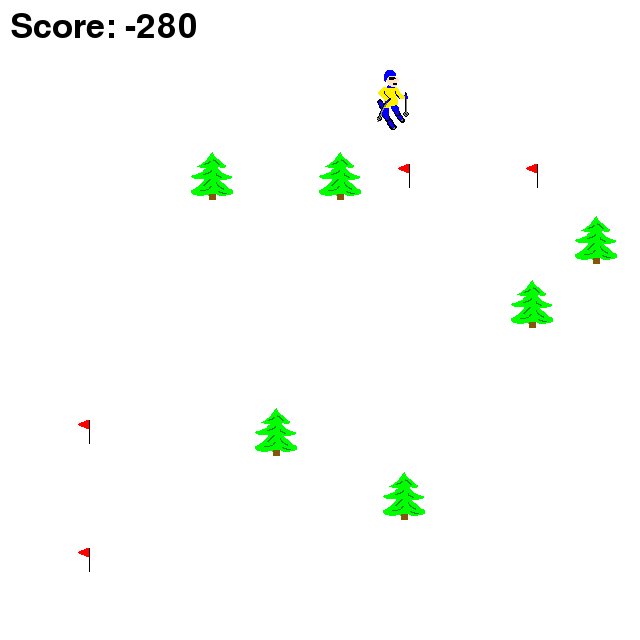
#> input picture Skier/image_processing_lab/sample2.png, 640 x 640 px, found by its file name
$ python imageProcessing.py
#> lines starting #> are read from the running program, lines starting #| are printed output that depends on the picture; after the words box and inside, x2 and y2 are one past the last pixel; in counts of white or black regions, pixels touching at a corner belong together
#> further down, img is the input picture: shape (640, 640, 3); mean B, G, R 249.4, 253, 249.7
import cv2
import numpy as np


def crop_frame(frame):
	"""
	function: crop a image
	:param frame: a image to be cropped
	:return: the cropped image
	"""
	return frame[35:160, 8:165]


def extract_objects(frame, bgr_list, thresh):
	"""
	function: extract the object specified color
	:param frame: image to be processing
	:param bgr_list: BGR color of objects to be extracted
	:param thresh: range of color
	:return: a list of coordinates of the center of extracted objects, just like [()]
	"""
#> called with thresh = 40
	# color range of object
	minBGR = np.array([bgr_list[0] - thresh, bgr_list[1] - thresh, bgr_list[2] - thresh])
	maxBGR = np.array([bgr_list[0] + thresh, bgr_list[1] + thresh, bgr_list[2] + thresh])

	mask = cv2.inRange(frame, minBGR, maxBGR)
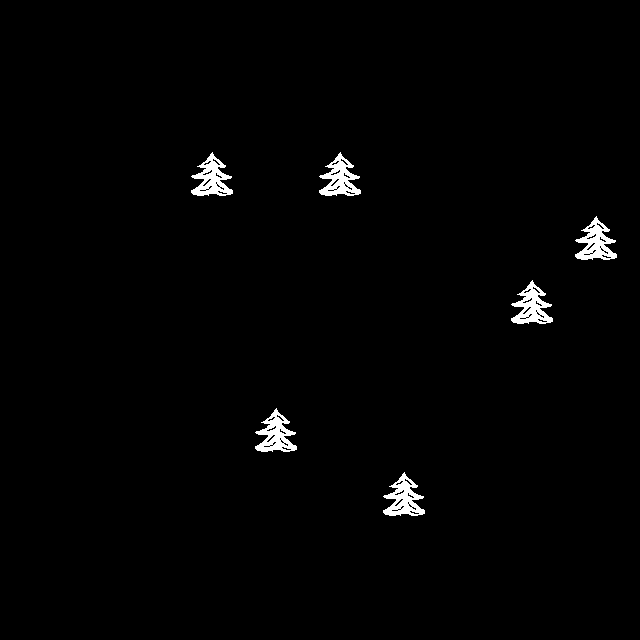
#> mask: shape (640, 640); 1.3% white; 6 white regions
	cnts, _ = cv2.findContours(mask, cv2.RETR_EXTERNAL, cv2.CHAIN_APPROX_SIMPLE)
#> cnts = 6 contours; box (x1, y1, x2, y2) and area: (383, 472, 425, 516) 920, (255, 408, 297, 452) 920, (511, 280, 553, 324) 920, (575, 216, 617, 260) 920, (319, 152, 361, 196) 920, (191, 152, 233, 196) 920

	coordinate_list = []
	for cnt in cnts:
		((x, y), radius) = cv2.minEnclosingCircle(cnt)
		center = (int(x), int(y))
		coordinate_list.append(center)
#> this loop made 6 passes
#> (x, y, center) on passes 1 to 6: (403.9, 497.4, (403, 497)), (275.9, 433.4, (275, 433)), (531.9, 305.4, (531, 305)), (595.9, 241.4, (595, 241)), (339.9, 177.4, (339, 177)), (211.9, 177.4, (211, 177))
#> after the loop, coordinate_list = [(403, 497), (275, 433), (531, 305), (595, 241), (339, 177), (211, 177)]

	# visualization
	# cv2.imshow("Result", mask)
	# cv2.waitKey()

	return coordinate_list


# test sample
if __name__ == '__main__':
	img = cv2.imread(r"E:\Reserch\GameAI\skier\image_processing_lab\sample2.png")

	PLAYER_COLOR = [40, 240, 255]
	FLAG_COLOR = [1, 1, 255]
	TREE_COLOR = [1, 255, 1]

	THRESH = 40

	# cropped = crop_frame(img)
	coordinates = extract_objects(img, TREE_COLOR, THRESH)
#> coordinates has the same summary as coordinate_list in extract_objects
	print(coordinates)
#| [(403, 497), (275, 433), (531, 305), (595, 241), (339, 177), (211, 177)]
	print(len(coordinates))
#| 6

$ run again, with Skier/image_processing_lab/sample1.png copied over Skier/image_processing_lab/sample2.png
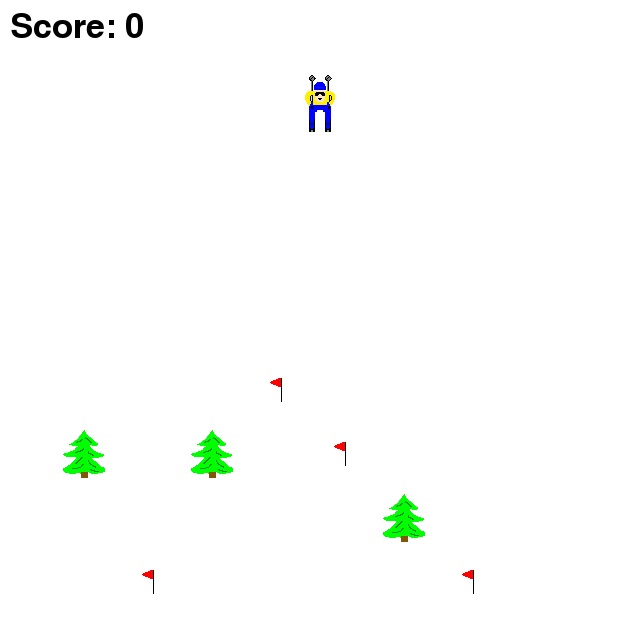
#> input picture Skier/image_processing_lab/sample1.png, 640 x 640 px, found by its file name
#> img is the input picture: shape (640, 640, 3); mean B, G, R 251.7, 253.5, 251.9
#> in extract_objects, `mask = cv2.inRange(frame, minBGR, maxBGR)`:
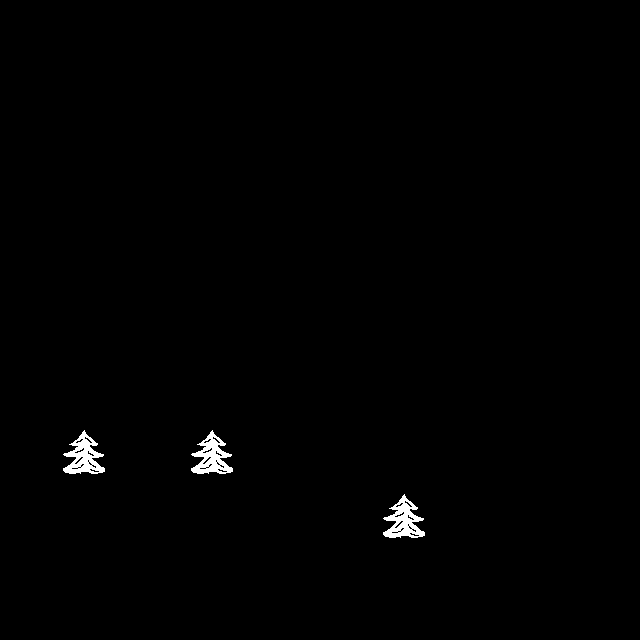
#> mask: shape (640, 640); 0.67% white; 3 white regions
#> cnts = 3 contours; box (x1, y1, x2, y2) and area: (383, 494, 425, 538) 920, (191, 430, 233, 474) 920, (63, 430, 105, 474) 920
#> the loop in extract_objects, `for cnt in cnts:` made 3 passes
#> (x, y, center) on passes 1 to 3: (403.9, 519.4, (403, 519)), (211.9, 455.4, (211, 455)), (83.87, 455.4, (83, 455))
#> after the loop in extract_objects, `for cnt in cnts:`: coordinate_list = [(403, 519), (211, 455), (83, 455)]
#| [(403, 519), (211, 455), (83, 455)]
#| 3

$ run again, with Skier/image_processing_lab/sample3.png copied over Skier/image_processing_lab/sample2.png
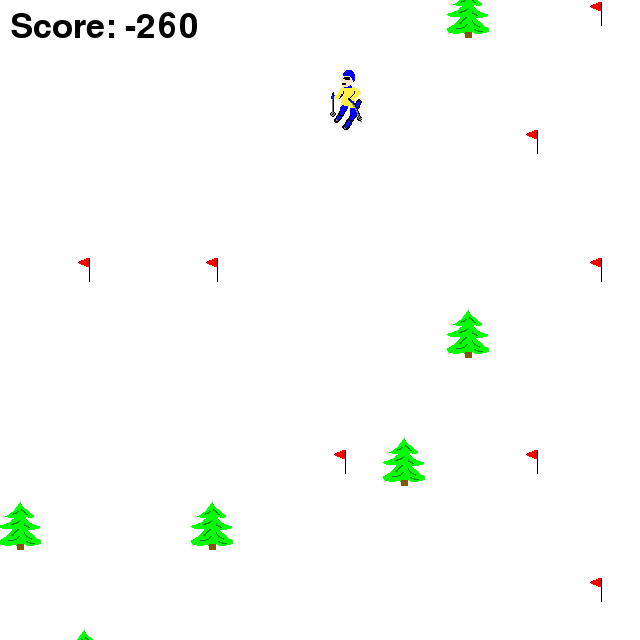
#> input picture Skier/image_processing_lab/sample3.png, 640 x 640 px, found by its file name
#> img is the input picture: shape (640, 640, 3); mean B, G, R 249.9, 252.9, 250.2
#> in extract_objects, `mask = cv2.inRange(frame, minBGR, maxBGR)`:
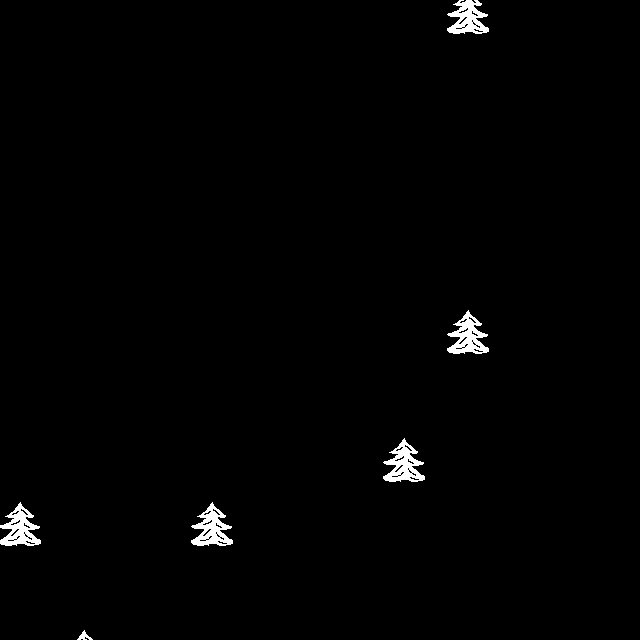
#> mask: shape (640, 640); 1.1% white; 6 white regions
#> cnts = 6 contours; box (x1, y1, x2, y2) and area: (191, 502, 233, 546) 920, (383, 438, 425, 482) 920, (447, 310, 489, 354) 920, (0, 502, 41, 546) 916, (447, 0, 489, 34) 824, (77, 630, 93, 640) 48
#> the loop in extract_objects, `for cnt in cnts:` made 6 passes
#> (x, y, radius, center) on passes 1 to 6: (84.5, 637.6, 7.63, (84, 637)), (211.9, 527.4, 25.44, (211, 527)), (20, 527.4, 25.38, (20, 527)), (403.9, 463.4, 25.44, (403, 463)), (467.9, 335.4, 25.44, (467, 335)), (467.7, 20.74, 22.71, (467, 20))
#> after the loop in extract_objects, `for cnt in cnts:`: coordinate_list = [(84, 637), (211, 527), (20, 527), (403, 463), (467, 335), (467, 20)]
#> coordinates has the same summary as coordinate_list in extract_objects
#| [(84, 637), (211, 527), (20, 527), (403, 463), (467, 335), (467, 20)]
#| 6

$ run again, with Skier/image_processing_lab/sample4.png copied over Skier/image_processing_lab/sample2.png
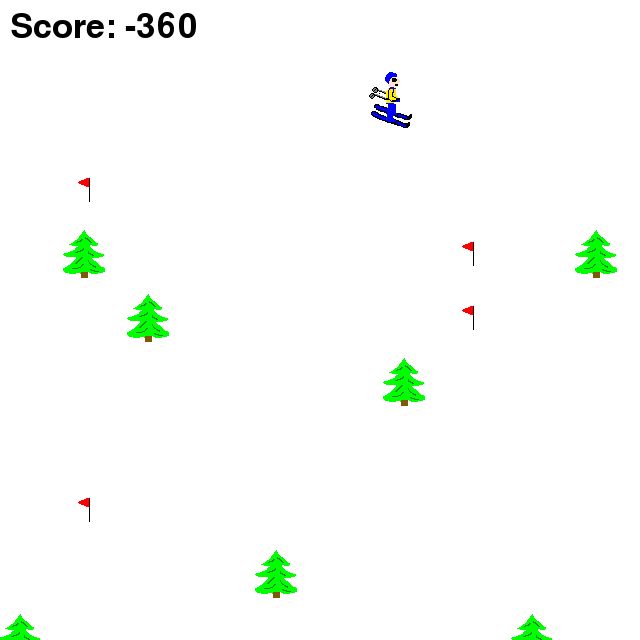
#> input picture Skier/image_processing_lab/sample4.png, 640 x 640 px, found by its file name
#> img is the input picture: shape (640, 640, 3); mean B, G, R 249.6, 253, 249.6
#> in extract_objects, `mask = cv2.inRange(frame, minBGR, maxBGR)`:
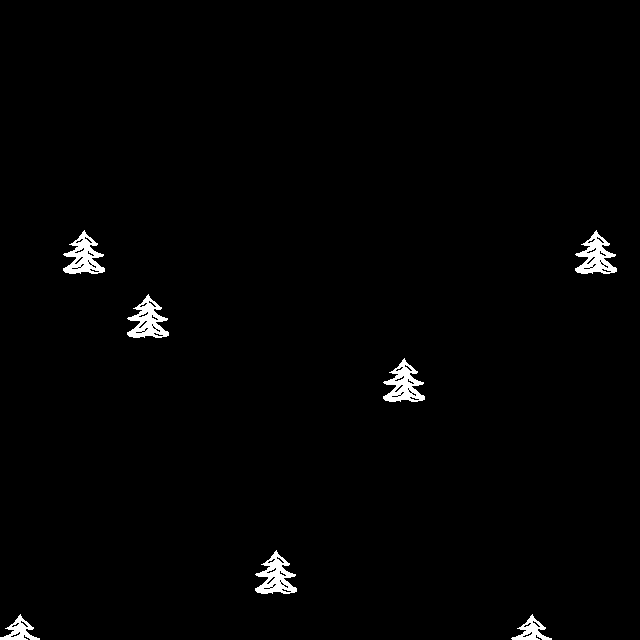
#> mask: shape (640, 640); 1.3% white; 7 white regions
#> cnts = 7 contours; box (x1, y1, x2, y2) and area: (255, 550, 297, 594) 920, (383, 358, 425, 402) 920, (127, 294, 169, 338) 920, (575, 230, 617, 274) 920, (63, 230, 105, 274) 920, (511, 614, 552, 640) 398, (0, 614, 40, 640) 398
#> the loop in extract_objects, `for cnt in cnts:` made 7 passes
#> (x, y, radius, center) on passes 1 to 7: (531.1, 634.4, 20.42, (531, 634)), (19.5, 634.1, 20.11, (19, 634)), (275.9, 575.4, 25.44, (275, 575)), (403.9, 383.4, 25.44, (403, 383)), (147.9, 319.4, 25.44, (147, 319)), (595.9, 255.4, 25.44, (595, 255)), (83.87, 255.4, 25.44, (83, 255))
#> after the loop in extract_objects, `for cnt in cnts:`: coordinate_list = [(531, 634), (19, 634), (275, 575), (403, 383), (147, 319), (595, 255), (83, 255)]
#> coordinates has the same summary as coordinate_list in extract_objects
#| [(531, 634), (19, 634), (275, 575), (403, 383), (147, 319), (595, 255), (83, 255)]
#| 7
